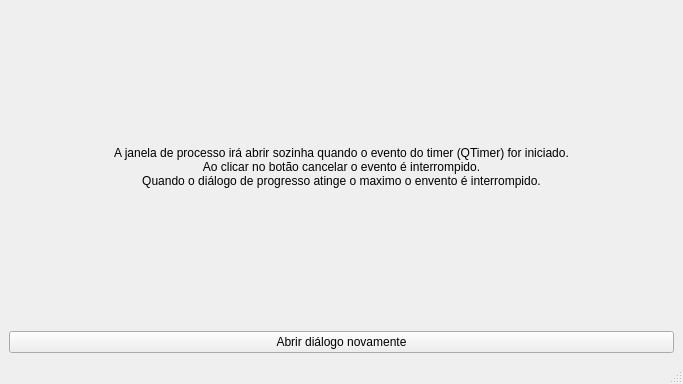
<?xml version="1.0" encoding="UTF-8"?>
<ui version="4.0">
 <class>MainWindow</class>
 <widget class="QMainWindow" name="MainWindow">
  <property name="geometry">
   <rect>
    <x>0</x>
    <y>0</y>
    <width>683</width>
    <height>384</height>
   </rect>
  </property>
  <property name="minimumSize">
   <size>
    <width>683</width>
    <height>384</height>
   </size>
  </property>
  <property name="maximumSize">
   <size>
    <width>683</width>
    <height>384</height>
   </size>
  </property>
  <property name="windowTitle">
   <string>PySide2 QProgressDialog().</string>
  </property>
  <property name="windowIcon">
   <iconset>
    <normaloff>../../../../images/icons/icon.png</normaloff>../../../../images/icons/icon.png</iconset>
  </property>
  <widget class="QWidget" name="centralwidget">
   <layout class="QVBoxLayout" name="verticalLayout">
    <item>
     <widget class="QLabel" name="label">
      <property name="autoFillBackground">
       <bool>true</bool>
      </property>
      <property name="text">
       <string>A janela de processo irá abrir sozinha quando o evento do timer (QTimer) for iniciado.
Ao clicar no botão cancelar o evento é interrompido.
Quando o diálogo de progresso atinge o maximo o envento é interrompido.</string>
      </property>
      <property name="alignment">
       <set>Qt::AlignCenter</set>
      </property>
     </widget>
    </item>
    <item>
     <widget class="QPushButton" name="button">
      <property name="text">
       <string>Abrir diálogo novamente</string>
      </property>
     </widget>
    </item>
   </layout>
  </widget>
  <widget class="QMenuBar" name="menubar">
   <property name="geometry">
    <rect>
     <x>0</x>
     <y>0</y>
     <width>683</width>
     <height>22</height>
    </rect>
   </property>
  </widget>
  <widget class="QStatusBar" name="statusbar"/>
 </widget>
 <resources/>
 <connections/>
</ui>
